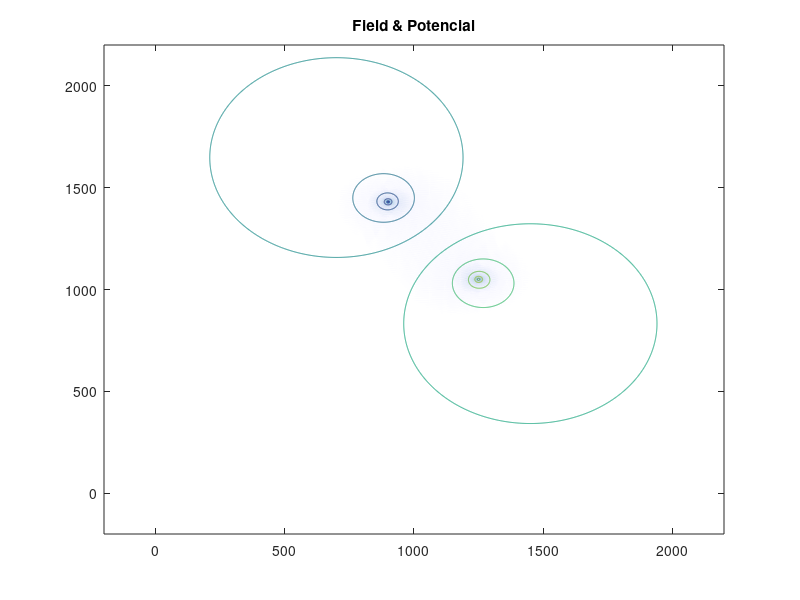

Write MATLAB code to recreate this figure.
v=-200:2:2200;
[x,y]=meshgrid(v);
F=log(sqrt((x-900).^2+(y-1430).^2))-log(sqrt((x-1250).^2+(y-1050).^2));
[px,py]=gradient(F,1,1);
figure
contour(x,y,F);
hold on;
title('Field & Potencial');
quiver(x,y,px,py,0);
